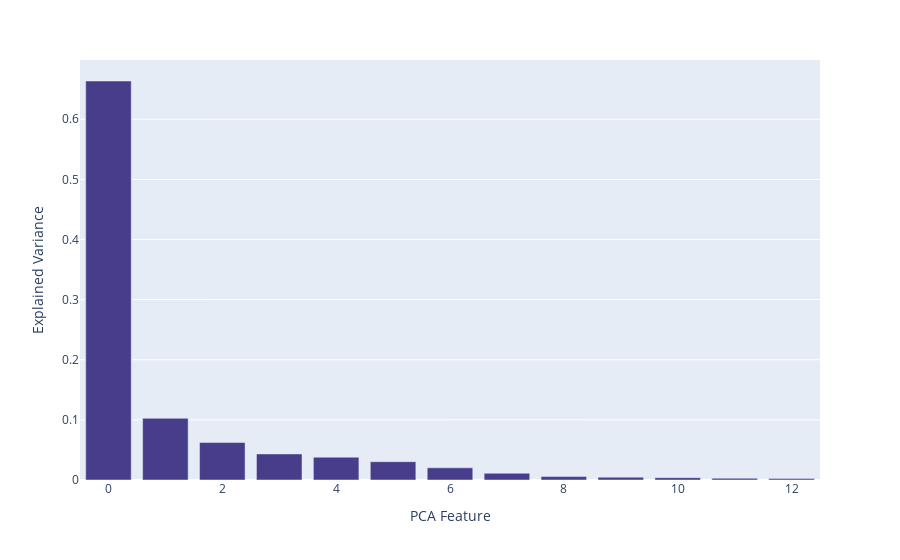
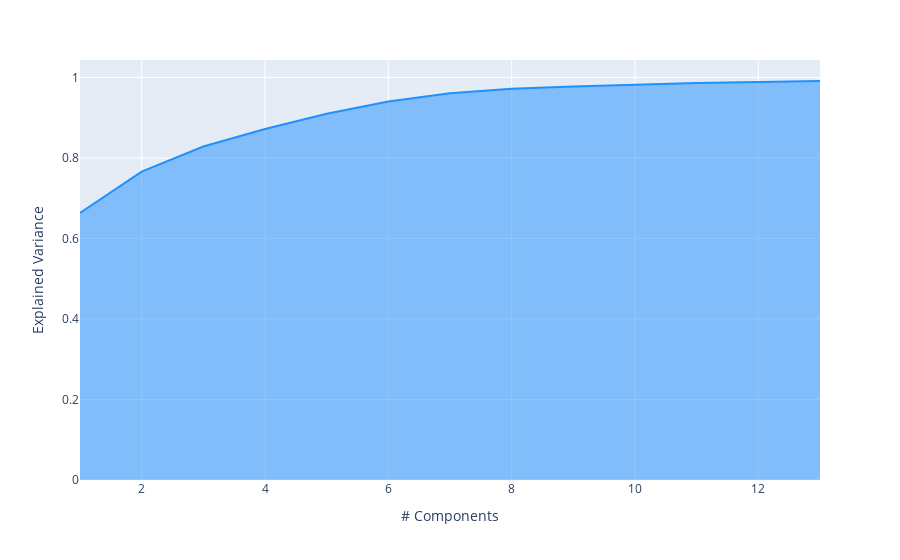

These figures' notebook cell, in order:
### Markdown cell above
# PCA component 항목들
We see that 13 out of 35 components explain 99% of the variance of the data. This is means, we can discard the other 23 components, this will signifcantly increase performance. due to a 65% reduction in features.

### Code cell
XT = RobustScaler().fit_transform(X_train)
pca = PCA(n_components=0.99)
XT = pca.fit_transform(XT)

dimensions = px.bar(x=range(pca.n_components_), y=pca.explained_variance_ratio_,
                    color_discrete_sequence=["darkslateblue"],
                    labels={"x":"PCA Feature","y":"Explained Variance"})
dimensions.show()
exp_var_cumul = np.cumsum(pca.explained_variance_ratio_)

explained_variance = px.area(
    x=range(1, exp_var_cumul.shape[0] + 1),
    y=exp_var_cumul,
    labels={"x": "# Components", "y": "Explained Variance"},
    color_discrete_sequence=["dodgerblue"]
)
explained_variance.show()

### Figure 1 — Plotly figure (JSON) as saved in the notebook; plotly's stock layout.template omitted (floating-point values rounded to 4 significant figures)
{"data": [{"alignmentgroup": "True", "hovertemplate": "PCA Feature=%{x}<br>Explained Variance=%{y}<extra></extra>", "legendgroup": "", "marker": {"color": "darkslateblue", "pattern": {"shape": ""}}, "name": "", "offsetgroup": "", "orientation": "v", "showlegend": false, "textposition": "auto", "type": "bar", "x": [0, 1, 2, 3, 4, 5, 6, 7, 8, 9, 10, 11, 12], "xaxis": "x", "y": [0.6636, 0.1026, 0.0624, 0.0434, 0.03795, 0.03047, 0.02026, 0.01128, 0.005726, 0.004647, 0.003924, 0.002841, 0.002313], "yaxis": "y"}], "layout": {"autosize": true, "barmode": "relative", "legend": {"tracegroupgap": 0}, "margin": {"t": 60}, "xaxis": {"anchor": "y", "autorange": true, "domain": [0, 1], "range": [-0.5, 12.5], "title": {"text": "PCA Feature"}, "type": "linear"}, "yaxis": {"anchor": "x", "autorange": true, "domain": [0, 1], "range": [0, 0.6985], "title": {"text": "Explained Variance"}, "type": "linear"}}}

### Figure 2 — Plotly figure (JSON) as saved in the notebook; plotly's stock layout.template omitted (floating-point values rounded to 4 significant figures)
{"data": [{"fillpattern": {"shape": ""}, "hovertemplate": "# Components=%{x}<br>Explained Variance=%{y}<extra></extra>", "legendgroup": "", "line": {"color": "dodgerblue"}, "marker": {"symbol": "circle"}, "mode": "lines", "name": "", "orientation": "v", "showlegend": false, "stackgroup": "1", "type": "scatter", "x": [1, 2, 3, 4, 5, 6, 7, 8, 9, 10, 11, 12, 13], "xaxis": "x", "y": [0.6636, 0.7662, 0.8286, 0.872, 0.9099, 0.9404, 0.9607, 0.9719, 0.9777, 0.9823, 0.9862, 0.9891, 0.9914], "yaxis": "y"}], "layout": {"autosize": true, "legend": {"tracegroupgap": 0}, "margin": {"t": 60}, "xaxis": {"anchor": "y", "autorange": true, "domain": [0, 1], "range": [1, 13], "title": {"text": "# Components"}, "type": "linear"}, "yaxis": {"anchor": "x", "autorange": true, "domain": [0, 1], "range": [0, 1.044], "title": {"text": "Explained Variance"}, "type": "linear"}}}
